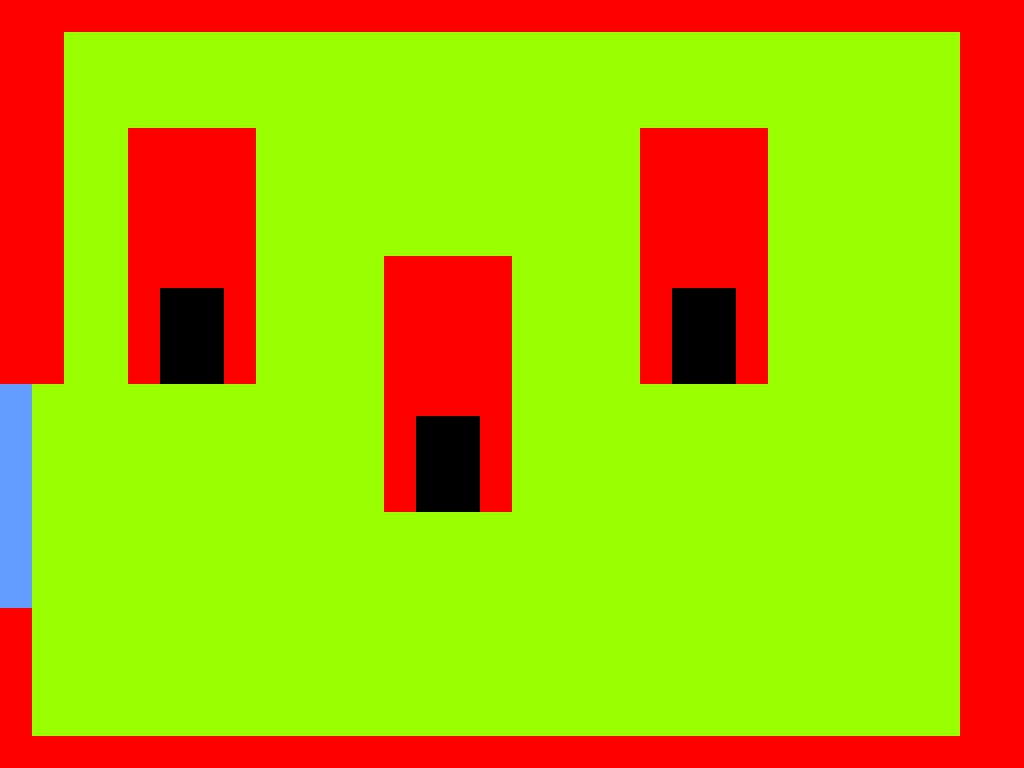

Below is a game level as drawn by its tile map, then a one-line description and the .tmx file that defines it, in full:
An orthogonal 32x24 tile map with 32x32 px tiles, 1 tile layer (Tile Layer 1), 2 tilesets.

<map version="1.10" tiledversion="1.10.2" orientation="orthogonal" renderorder="right-down" width="32" height="24" tilewidth="32" tileheight="32" infinite="0" nextlayerid="2" nextobjectid="1">
 <tileset firstgid="1" source="../OuterHeavenGraphics.tsx" />
 <tileset firstgid="436" source="../OuterHeavenCollider.tsx" />
 <layer id="1" name="Tile Layer 1" width="32" height="24">
  <data encoding="csv">
436,436,436,436,436,436,436,436,436,436,436,436,436,436,436,436,436,436,436,436,436,436,436,436,436,436,436,436,436,436,436,436,
436,436,437,437,437,437,437,437,437,437,437,437,437,437,437,437,437,437,437,437,437,437,437,437,437,437,437,437,437,437,436,436,
436,436,437,437,437,437,437,437,437,437,437,437,437,437,437,437,437,437,437,437,437,437,437,437,437,437,437,437,437,437,436,436,
436,436,437,437,437,437,437,437,437,437,437,437,437,437,437,437,437,437,437,437,437,437,437,437,437,437,437,437,437,437,436,436,
436,436,437,437,436,436,436,436,437,437,437,437,437,437,437,437,437,437,437,437,436,436,436,436,437,437,437,437,437,437,436,436,
436,436,437,437,436,436,436,436,437,437,437,437,437,437,437,437,437,437,437,437,436,436,436,436,437,437,437,437,437,437,436,436,
436,436,437,437,436,436,436,436,437,437,437,437,437,437,437,437,437,437,437,437,436,436,436,436,437,437,437,437,437,437,436,436,
436,436,437,437,436,436,436,436,437,437,437,437,437,437,437,437,437,437,437,437,436,436,436,436,437,437,437,437,437,437,436,436,
436,436,437,437,436,436,436,436,437,437,437,437,436,436,436,436,437,437,437,437,436,436,436,436,437,437,437,437,437,437,436,436,
436,436,437,437,436,449,449,436,437,437,437,437,436,436,436,436,437,437,437,437,436,450,450,436,437,437,437,437,437,437,436,436,
436,436,437,437,436,449,449,436,437,437,437,437,436,436,436,436,437,437,437,437,436,450,450,436,437,437,437,437,437,437,436,436,
436,436,437,437,436,449,449,436,437,437,437,437,436,436,436,436,437,437,437,437,436,450,450,436,437,437,437,437,437,437,436,436,
439,437,437,437,437,437,437,437,437,437,437,437,436,436,436,436,437,437,437,437,437,437,437,437,437,437,437,437,437,437,436,436,
439,437,437,437,437,437,437,437,437,437,437,437,436,448,448,436,437,437,437,437,437,437,437,437,437,437,437,437,437,437,436,436,
439,437,437,437,437,437,437,437,437,437,437,437,436,448,448,436,437,437,437,437,437,437,437,437,437,437,437,437,437,437,436,436,
439,437,437,437,437,437,437,437,437,437,437,437,436,448,448,436,437,437,437,437,437,437,437,437,437,437,437,437,437,437,436,436,
439,437,437,437,437,437,437,437,437,437,437,437,437,437,437,437,437,437,437,437,437,437,437,437,437,437,437,437,437,437,436,436,
439,437,437,437,437,437,437,437,437,437,437,437,437,437,437,437,437,437,437,437,437,437,437,437,437,437,437,437,437,437,436,436,
439,437,437,437,437,437,437,437,437,437,437,437,437,437,437,437,437,437,437,437,437,437,437,437,437,437,437,437,437,437,436,436,
436,437,437,437,437,437,437,437,437,437,437,437,437,437,437,437,437,437,437,437,437,437,437,437,437,437,437,437,437,437,436,436,
436,437,437,437,437,437,437,437,437,437,437,437,437,437,437,437,437,437,437,437,437,437,437,437,437,437,437,437,437,437,436,436,
436,437,437,437,437,437,437,437,437,437,437,437,437,437,437,437,437,437,437,437,437,437,437,437,437,437,437,437,437,437,436,436,
436,437,437,437,437,437,437,437,437,437,437,437,437,437,437,437,437,437,437,437,437,437,437,437,437,437,437,437,437,437,436,436,
436,436,436,436,436,436,436,436,436,436,436,436,436,436,436,436,436,436,436,436,436,436,436,436,436,436,436,436,436,436,436,436
</data>
 </layer>
</map>